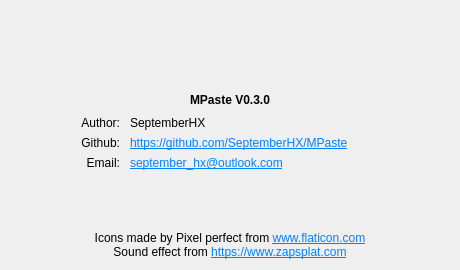
<?xml version="1.0" encoding="UTF-8"?>
<ui version="4.0">
 <class>AboutWidget</class>
 <widget class="QWidget" name="AboutWidget">
  <property name="geometry">
   <rect>
    <x>0</x>
    <y>0</y>
    <width>460</width>
    <height>270</height>
   </rect>
  </property>
  <property name="minimumSize">
   <size>
    <width>460</width>
    <height>270</height>
   </size>
  </property>
  <property name="maximumSize">
   <size>
    <width>460</width>
    <height>270</height>
   </size>
  </property>
  <property name="windowTitle">
   <string notr="true">Form</string>
  </property>
  <layout class="QVBoxLayout" name="verticalLayout">
   <property name="spacing">
    <number>0</number>
   </property>
   <item>
    <widget class="QWidget" name="widget_2" native="true">
     <property name="sizePolicy">
      <sizepolicy hsizetype="Preferred" vsizetype="Fixed">
       <horstretch>0</horstretch>
       <verstretch>0</verstretch>
      </sizepolicy>
     </property>
     <layout class="QHBoxLayout" name="horizontalLayout">
      <item>
       <widget class="QLabel" name="label">
        <property name="minimumSize">
         <size>
          <width>64</width>
          <height>64</height>
         </size>
        </property>
        <property name="maximumSize">
         <size>
          <width>64</width>
          <height>64</height>
         </size>
        </property>
        <property name="text">
         <string notr="true"/>
        </property>
        <property name="pixmap">
         <pixmap resource="../resources.qrc">:/resources/resources/mpaste.svg</pixmap>
        </property>
        <property name="scaledContents">
         <bool>true</bool>
        </property>
       </widget>
      </item>
     </layout>
    </widget>
   </item>
   <item>
    <widget class="QLabel" name="label_2">
     <property name="sizePolicy">
      <sizepolicy hsizetype="Preferred" vsizetype="Fixed">
       <horstretch>0</horstretch>
       <verstretch>0</verstretch>
      </sizepolicy>
     </property>
     <property name="font">
      <font>
       <bold>true</bold>
      </font>
     </property>
     <property name="text">
      <string notr="true">MPaste V0.3.0</string>
     </property>
     <property name="alignment">
      <set>Qt::AlignmentFlag::AlignCenter</set>
     </property>
    </widget>
   </item>
   <item>
    <widget class="QWidget" name="widget" native="true">
     <layout class="QVBoxLayout" name="verticalLayout_2">
      <item>
       <layout class="QGridLayout" name="gridLayout">
        <property name="horizontalSpacing">
         <number>10</number>
        </property>
        <item row="0" column="0">
         <widget class="QLabel" name="label_3">
          <property name="maximumSize">
           <size>
            <width>100</width>
            <height>16777215</height>
           </size>
          </property>
          <property name="text">
           <string notr="true">Author:</string>
          </property>
          <property name="alignment">
           <set>Qt::AlignmentFlag::AlignRight|Qt::AlignmentFlag::AlignTrailing|Qt::AlignmentFlag::AlignVCenter</set>
          </property>
         </widget>
        </item>
        <item row="0" column="1">
         <widget class="QLabel" name="label_4">
          <property name="text">
           <string notr="true">SeptemberHX</string>
          </property>
         </widget>
        </item>
        <item row="1" column="1">
         <widget class="QLabel" name="label_6">
          <property name="text">
           <string notr="true">&lt;html&gt;&lt;head/&gt;&lt;body&gt;&lt;p&gt;&lt;a href=&quot;https://github.com/SeptemberHX/MPaste&quot;&gt;&lt;span style=&quot; text-decoration: underline; color:#0082fa;&quot;&gt;https://github.com/SeptemberHX/MPaste&lt;/span&gt;&lt;/a&gt;&lt;/p&gt;&lt;/body&gt;&lt;/html&gt;</string>
          </property>
          <property name="textFormat">
           <enum>Qt::TextFormat::RichText</enum>
          </property>
          <property name="alignment">
           <set>Qt::AlignmentFlag::AlignLeading|Qt::AlignmentFlag::AlignLeft|Qt::AlignmentFlag::AlignVCenter</set>
          </property>
          <property name="wordWrap">
           <bool>true</bool>
          </property>
          <property name="openExternalLinks">
           <bool>true</bool>
          </property>
         </widget>
        </item>
        <item row="1" column="0">
         <widget class="QLabel" name="label_5">
          <property name="maximumSize">
           <size>
            <width>100</width>
            <height>16777215</height>
           </size>
          </property>
          <property name="text">
           <string notr="true">Github:</string>
          </property>
          <property name="alignment">
           <set>Qt::AlignmentFlag::AlignRight|Qt::AlignmentFlag::AlignTrailing|Qt::AlignmentFlag::AlignVCenter</set>
          </property>
         </widget>
        </item>
        <item row="2" column="0">
         <widget class="QLabel" name="label_7">
          <property name="text">
           <string notr="true">Email:</string>
          </property>
          <property name="alignment">
           <set>Qt::AlignmentFlag::AlignRight|Qt::AlignmentFlag::AlignTrailing|Qt::AlignmentFlag::AlignVCenter</set>
          </property>
         </widget>
        </item>
        <item row="2" column="1">
         <widget class="QLabel" name="label_8">
          <property name="text">
           <string notr="true">&lt;html&gt;&lt;head/&gt;&lt;body&gt;&lt;p&gt;&lt;a href=&quot;september_hx@outlook.com&quot;&gt;&lt;span style=&quot; text-decoration: underline; color:#0082fa;&quot;&gt;september_hx@outlook.com&lt;/span&gt;&lt;/a&gt;&lt;/p&gt;&lt;/body&gt;&lt;/html&gt;</string>
          </property>
         </widget>
        </item>
       </layout>
      </item>
     </layout>
    </widget>
   </item>
   <item>
    <spacer name="verticalSpacer">
     <property name="orientation">
      <enum>Qt::Orientation::Vertical</enum>
     </property>
     <property name="sizeHint" stdset="0">
      <size>
       <width>20</width>
       <height>40</height>
      </size>
     </property>
    </spacer>
   </item>
   <item>
    <widget class="QLabel" name="label_9">
     <property name="font">
      <font>
       <pointsize>9</pointsize>
      </font>
     </property>
     <property name="text">
      <string notr="true">&lt;html&gt;&lt;head/&gt;&lt;body&gt;&lt;p&gt;Icons made by Pixel perfect from &lt;a href=&quot;www.flaticon.com&quot;&gt;&lt;span style=&quot; text-decoration: underline; color:#0082fa;&quot;&gt;www.flaticon.com&lt;/span&gt;&lt;/a&gt;&lt;/p&gt;&lt;/body&gt;&lt;/html&gt;</string>
     </property>
     <property name="textFormat">
      <enum>Qt::TextFormat::RichText</enum>
     </property>
     <property name="alignment">
      <set>Qt::AlignmentFlag::AlignCenter</set>
     </property>
    </widget>
   </item>
   <item>
    <widget class="QLabel" name="label_10">
     <property name="font">
      <font>
       <pointsize>9</pointsize>
      </font>
     </property>
     <property name="text">
      <string notr="true">&lt;html&gt;&lt;head/&gt;&lt;body&gt;&lt;p&gt;Sound effect from &lt;a href=&quot;https://www.zapsplat.com&quot;&gt;&lt;span style=&quot; text-decoration: underline; color:#0082fa;&quot;&gt;https://www.zapsplat.com&lt;/span&gt;&lt;/a&gt;&lt;/p&gt;&lt;/body&gt;&lt;/html&gt;</string>
     </property>
     <property name="textFormat">
      <enum>Qt::TextFormat::RichText</enum>
     </property>
     <property name="alignment">
      <set>Qt::AlignmentFlag::AlignCenter</set>
     </property>
    </widget>
   </item>
  </layout>
 </widget>
 <resources>
  <include location="../resources.qrc"/>
 </resources>
 <connections/>
</ui>
